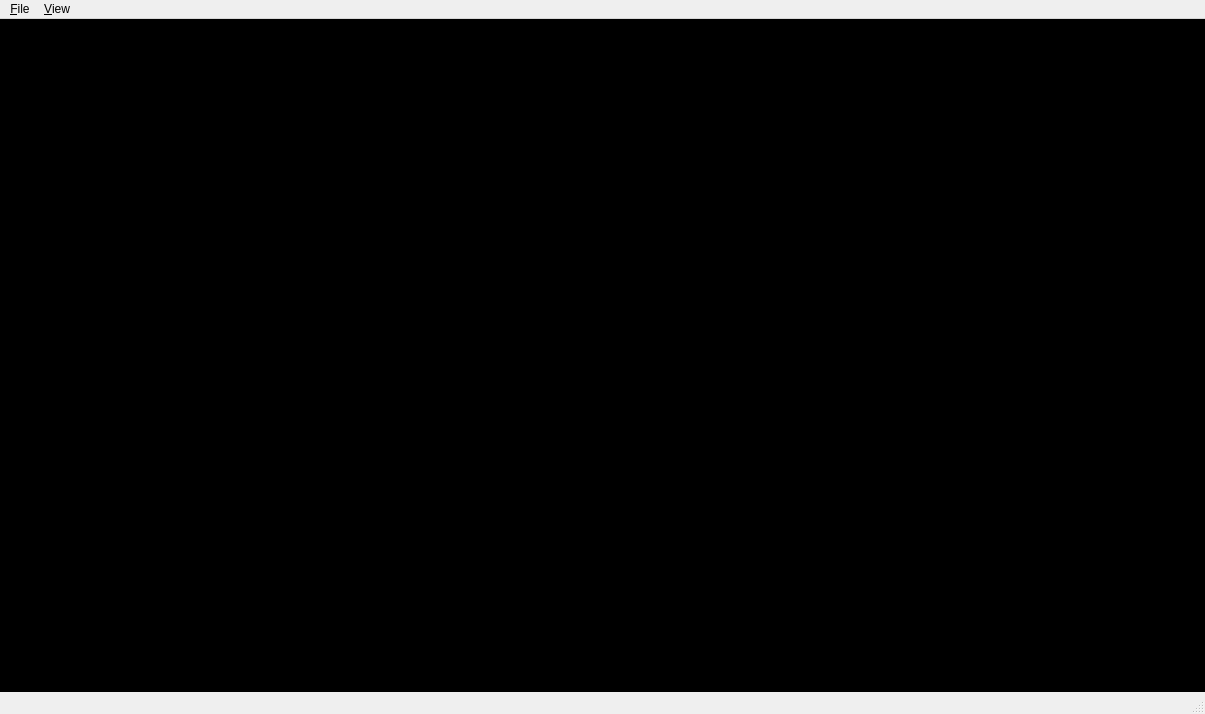
<?xml version="1.0" encoding="UTF-8"?>
<ui version="4.0">
 <class>MainWindow</class>
 <widget class="QMainWindow" name="MainWindow">
  <property name="geometry">
   <rect>
    <x>0</x>
    <y>0</y>
    <width>1205</width>
    <height>714</height>
   </rect>
  </property>
  <property name="windowTitle">
   <string>ImageViewer</string>
  </property>
  <widget class="QWidget" name="centralwidget">
   <layout class="QVBoxLayout" name="verticalLayout">
    <property name="leftMargin">
     <number>0</number>
    </property>
    <property name="topMargin">
     <number>0</number>
    </property>
    <property name="rightMargin">
     <number>0</number>
    </property>
    <property name="bottomMargin">
     <number>0</number>
    </property>
    <item>
     <widget class="QWidget" name="content" native="true">
      <property name="styleSheet">
       <string notr="true">background-color: black;</string>
      </property>
     </widget>
    </item>
   </layout>
  </widget>
  <widget class="QMenuBar" name="menubar">
   <property name="geometry">
    <rect>
     <x>0</x>
     <y>0</y>
     <width>1205</width>
     <height>22</height>
    </rect>
   </property>
   <widget class="QMenu" name="menuFile">
    <property name="title">
     <string>&amp;File</string>
    </property>
    <addaction name="actionExit"/>
   </widget>
   <widget class="QMenu" name="menuView">
    <property name="title">
     <string>&amp;View</string>
    </property>
    <addaction name="actionPreviousImage"/>
    <addaction name="actionNextImage"/>
   </widget>
   <addaction name="menuFile"/>
   <addaction name="menuView"/>
  </widget>
  <widget class="QStatusBar" name="statusbar"/>
  <action name="actionExit">
   <property name="text">
    <string>E&amp;xit</string>
   </property>
  </action>
  <action name="actionPreviousImage">
   <property name="text">
    <string>&amp;Previous Image</string>
   </property>
  </action>
  <action name="actionNextImage">
   <property name="text">
    <string>&amp;Next Image</string>
   </property>
  </action>
 </widget>
 <resources/>
 <connections/>
</ui>
